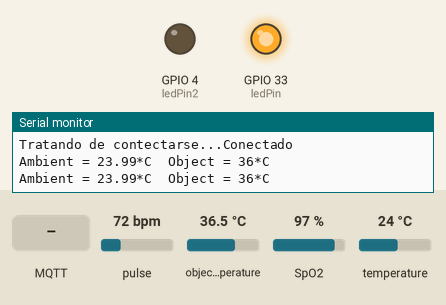
A sketch run on a simulated ESP32. On the bench: output pins drawn as LEDs (lit = HIGH), the last lines printed to the serial monitor. The inputs (shaded band) are chosen by the test bench; at power-on: pulse 72 bpm, object temperature 36.5 °C, SpO2 97 %, temperature 24 °C. WiFi joins after 1.5 s; servers stay silent unless stated; no MQTT or app messages arrive unless stated.

Above: at 9.7 s.
9.8 s: MQTT message "false" arrives on the first subscribed topic
At 10.4 s:
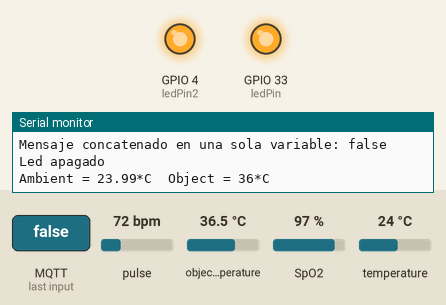
11.3 s: MQTT message "true" arrives on the first subscribed topic
At 12.7 s:
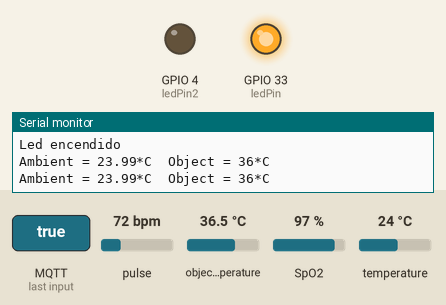
Timing chart, 0 to 14.3 s (numbered marks = the images above; inputs shaded):
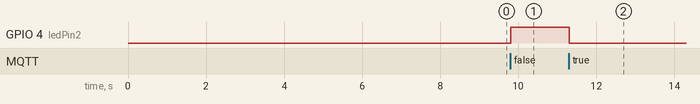

The sketch:

ESP32CAM-MAQTT-MLX90614-MAX30100-JSON.ino
```cpp
/*
 * Programa del Detector de Síntomas COVID
 *
 * Basado en:Optical SP02 Detection (SPK Algorithm) using the MAX30105 Breakout
 * By: Nathan Seidle @ SparkFun Electronics
 * Date: October 19th, 2016
 * https://github.com/sparkfun/MAX30105_Breakout
 *
 * Este programa realizara la lectura de los sensores MAX30100 y MLX90614
 * para medir los principales indicadores de síntomas de COVID, los cuales
 * son ritmo cardiaco, temperatura y oxigenación en la sangre. Se enviará
 * un JSON por MQTT con todas las variables. Este programa es para el micro
 * controlador ESP32CAM
 *
 * MAX30100     ESP32CAM
 * 5v-----------5V
 * GND----------GND
 * SDA----------14
 * SCL----------15
 *
 * MLX90614     ESP32CAM
 * 5v-----------5V
 * GND----------GND
 * SDA----------14
 * SCL----------15
 *
 */

//Bibliotecas
#include <WiFi.h>  // Biblioteca para el control de WiFi
#include <PubSubClient.h> //Biblioteca para conexion MQTT
#include <Wire.h> // Biblioteca para comunicación I2C
#include "MAX30105.h" // Biblioteca del sensor
#include "spo2_algorithm.h" // Biblioteca para interpretación de señales
#include <Adafruit_MLX90614.h> // Biblioteca para el sensor de temperatura infrarrojo

//Datos de WiFi
const char* ssid = "ZUYZOLL";  // Aquí debes poner el nombre de tu red
const char* password = "Salvador1324";  // Aquí debes poner la contraseña de tu red

//Datos del broker MQTT
const char* mqtt_server = "192.168.100.33"; // Si estas en una red local, coloca la IP asignada, en caso contrario, coloca la IP publica
IPAddress server(192,168,100,33);

// Objetos
WiFiClient espClient; // Este objeto maneja los datos de conexion WiFi
PubSubClient client(espClient); // Este objeto maneja los datos de conexion al broker
MAX30105 particleSensor; // Objeto para manejar el sensor MAX301000
Adafruit_MLX90614 mlx = Adafruit_MLX90614(); // Objeto para manejar el MLX90614

#define MAX_BRIGHTNESS 255 // Constante de brillo para el MAX30105

// Variables
int ledPin = 33;  // Para indicar el estatus de conexión
int ledPin2 = 4; // Para mostrar mensajes recibidos
long timeNow, timeLastMQTT, timeLastMax30100, timeLastMLX; // Variables de control de tiempo no bloqueante
int wait = 5000;  // Indica la espera cada 5 segundos para envío de mensajes MQTT
int waitMax30100 = 4000; // Espera para lectua del sensor MAX30100
int waitMLX = 500; // Espera para lectura del sensor MLX90614


#define MAX_BRIGHTNESS 255 // Constante de brillo para el MAX30105

// Bloque de constantes necesarias para el calculo del BPM y SPO2
#if defined(__AVR_ATmega328P__) || defined(__AVR_ATmega168__)
//Arduino Uno doesn't have enough SRAM to store 100 samples of IR led data and red led data in 32-bit format
//To solve this problem, 16-bit MSB of the sampled data will be truncated. Samples become 16-bit data.
uint16_t irBuffer[100]; //infrared LED sensor data
uint16_t redBuffer[100];  //red LED sensor data
#else
uint32_t irBuffer[100]; //infrared LED sensor data
uint32_t redBuffer[100];  //red LED sensor data
#endif

int32_t bufferLength; //data length
int32_t spo2; //SPO2 value
int8_t validSPO2; //indicator to show if the SPO2 calculation is valid
int32_t heartRate; //heart rate value
int8_t validHeartRate; //indicator to show if the heart rate calculation is valid

//byte pulseLED = 16; //Must be on PWM pin
//byte readLED = 2; //Blinks with each data

int tir;

// Inicialización del programa
void setup() {
  // Iniciar comunicación serial
  Serial.begin (115200);
  // Pines indicadores de conexion
  pinMode (ledPin, OUTPUT);
  pinMode (ledPin2, OUTPUT);
  digitalWrite (ledPin, HIGH);
  digitalWrite (ledPin2, LOW);

  //Pines Indicadores de funcionamiento del MAX30100
  //pinMode(pulseLED, OUTPUT);
  //pinMode(readLED, OUTPUT);

  Serial.println();
  Serial.println();
  Serial.print("Conectar a ");
  Serial.println(ssid);

  WiFi.begin(ssid, password); // Esta es la función que realiz la conexión a WiFi

  while (WiFi.status() != WL_CONNECTED) { // Este bucle espera a que se realice la conexión
    digitalWrite (ledPin, HIGH);
    delay(500); //dado que es de suma importancia esperar a la conexión, debe usarse espera bloqueante
    digitalWrite (ledPin, LOW);
    Serial.print(".");  // Indicador de progreso
    delay (5);
  }

  // Cuando se haya logrado la conexión, el programa avanzará, por lo tanto, puede informarse lo siguiente
  Serial.println();
  Serial.println("WiFi conectado");
  Serial.println("Direccion IP: ");
  Serial.println(WiFi.localIP());

  // Si se logro la conexión, encender led
  if (WiFi.status () > 0){
  digitalWrite (ledPin, HIGH);
  }

  delay (1000); // Esta espera es solo una formalidad antes de iniciar la comunicación con el broker

  // Conexión con el broker MQTT
  client.setServer(server, 1883); // Conectarse a la IP del broker en el puerto indicado
  client.setCallback(callback); // Activar función de CallBack, permite recibir mensajes MQTT y ejecutar funciones a partir de ellos
  delay(1500);  // Esta espera es preventiva, espera a la conexión para no perder información

  // Initialize sensor
  Wire.begin (14,15);
  if (!particleSensor.begin(Wire)) //Use default I2C port, 400kHz speed // , I2C_SPEED_FAST
  {
    Serial.println(F("MAX30105 was not found. Please check wiring/power."));
    while (1);
  }

  // Seccion que espera a que el paciente se coloque el sensor para realizar la lectura
  //Serial.println(F("Attach sensor to finger with rubber band. Press any key to start conversion"));
  //while (Serial.available() == 0) ; //wait until user presses a key
  //Serial.read();

  byte ledBrightness = 60; //Options: 0=Off to 255=50mA
  byte sampleAverage = 4; //Options: 1, 2, 4, 8, 16, 32
  byte ledMode = 2; //Options: 1 = Red only, 2 = Red + IR, 3 = Red + IR + Green
  byte sampleRate = 100; //Options: 50, 100, 200, 400, 800, 1000, 1600, 3200
  int pulseWidth = 411; //Options: 69, 118, 215, 411
  int adcRange = 4096; //Options: 2048, 4096, 8192, 16384

  particleSensor.setup(ledBrightness, sampleAverage, ledMode, sampleRate, pulseWidth, adcRange); //Configure sensor with these settings

  max30100First (); // Esta funcion realiza las primears 100 lecturas

  Serial.println("Adafruit MLX90614 test");


  if (!mlx.begin(0x5A, &Wire)) { //, I2C_SPEED_FAST
    Serial.println("Error connecting to MLX sensor. Check wiring.");
    while (1);
  };

  Serial.print("Emissivity = "); Serial.println(mlx.readEmissivity());
  Serial.println("================================================");
  delay (500);
  timeLastMQTT = millis (); // Inicia el control de tiempo de envio mqtt
  timeLastMax30100 = millis (); // Inicia el control de tiempo del sensor
  timeLastMLX = millis (); // Inicia el control de tiempo del sensor MLX90614


}// fin del void setup ()

// Cuerpo del programa, bucle principal
void loop() {
  //Verificar siempre que haya conexión al broker
  if (!client.connected()) {
    reconnect();  // En caso de que no haya conexión, ejecutar la función de reconexión, definida despues del void setup ()
  }// fin del if (!client.connected())
  client.loop(); // Esta función es muy importante, ejecuta de manera no bloqueante las funciones necesarias para la comunicación con el broker

  timeNow = millis(); // Control de tiempo para esperas no bloqueantes

  if (timeNow - timeLastMax30100 > waitMax30100) {
    timeLastMax30100 = timeNow;

    //Bloque de programacion de lectura del sensor
    //dumping the first 25 sets of samples in the memory and shift the last 75 sets of samples to the top
    for (byte i = 25; i < 100; i++)
    {
      redBuffer[i - 25] = redBuffer[i];
      irBuffer[i - 25] = irBuffer[i];
    }

    //take 25 sets of samples before calculating the heart rate.
    for (byte i = 75; i < 100; i++)
    {
      while (particleSensor.available() == false) //do we have new data?
        particleSensor.check(); //Check the sensor for new data

      //digitalWrite(readLED, !digitalRead(readLED)); //Blink onboard LED with every data read

      redBuffer[i] = particleSensor.getRed();
      irBuffer[i] = particleSensor.getIR();
      particleSensor.nextSample(); //We're finished with this sample so move to next sample

      //send samples and calculation result to terminal program through UART

      //Serial.print(F("HR="));
      //Serial.print(heartRate, DEC);

      //Serial.print(F(", HRvalid="));
      //Serial.print(validHeartRate, DEC);

      //Serial.print(F(", SPO2="));
      //Serial.print(spo2, DEC);

      //Serial.print(F(", SPO2Valid="));
      //Serial.println(validSPO2, DEC);
    }

    //After gathering 25 new samples recalculate HR and SP02
    maxim_heart_rate_and_oxygen_saturation(irBuffer, bufferLength, redBuffer, &spo2, &validSPO2, &heartRate, &validHeartRate);

  }

  if (timeNow - timeLastMLX > waitMLX) {
    timeLastMLX = timeNow; // Actualización de seguimiento de tiempo

    tir = mlx.readObjectTempC();
    Serial.print("Ambient = "); Serial.print(mlx.readAmbientTempC());
    Serial.print("*C\tObject = "); Serial.print(tir); Serial.println("*C");
  }

  if (timeNow - timeLastMQTT > wait) { // Manda un mensaje por MQTT cada cinco segundos
    timeLastMQTT = timeNow; // Actualización de seguimiento de tiempo

    //Se construye el string correspondiente al JSON que contiene 3 variables
    String json = "{\"hr\":" + String (heartRate) + ",\"hrv\":" + String (validHeartRate) + ",\"spo2\":" + String (spo2) + ",\"spo2v\":"+ String (validSPO2) + ",\"tir\":"+ String(tir) + "}";
    Serial.println(json); // Se imprime en monitor solo para poder visualizar que el string esta correctamente creado
    int str_len = json.length() + 1;//Se calcula la longitud del string
    char char_array[str_len];//Se crea un arreglo de caracteres de dicha longitud
    json.toCharArray(char_array, str_len);//Se convierte el string a char array
    client.publish("codigoIoT/detectorSintomas/flow", char_array); // Esta es la función que envía los datos por MQTT, especifica el tema y el valor
  }// fin del if (timeNow - timeLast > wait)
}// fin del void loop ()

// Funciones de usuario

// Esta función permite tomar acciones en caso de que se reciba un mensaje correspondiente a un tema al cual se hará una suscripción
void callback(char* topic, byte* message, unsigned int length) {

  // Indicar por serial que llegó un mensaje
  Serial.print("Llegó un mensaje en el tema: ");
  Serial.print(topic);

  // Concatenar los mensajes recibidos para conformarlos como una varialbe String
  String messageTemp; // Se declara la variable en la cual se generará el mensaje completo
  for (int i = 0; i < length; i++) {  // Se imprime y concatena el mensaje
    Serial.print((char)message[i]);
    messageTemp += (char)message[i];
  }

  // Se comprueba que el mensaje se haya concatenado correctamente
  Serial.println();
  Serial.print ("Mensaje concatenado en una sola variable: ");
  Serial.println (messageTemp);

  // En esta parte puedes agregar las funciones que requieras para actuar segun lo necesites al recibir un mensaje MQTT

  // Ejemplo, en caso de recibir el mensaje true - false, se cambiará el estado del led soldado en la placa.
  // El NodeMCU está suscrito al tema codigoIoT/detectorSintomas/esp
  if (String(topic) == "codigoIoT/detectorSintomas/esp") {  // En caso de recibirse mensaje en el tema codigoIoT/detectorSintomas/esp
    if(messageTemp == "true"){
      Serial.println("Led encendido");
      digitalWrite(ledPin2, LOW);
    }// fin del if (String(topic) == "codigoIoT/detectorSintomas/esp")
    else if(messageTemp == "false"){
      Serial.println("Led apagado");
      digitalWrite(ledPin2, HIGH);
    }// fin del else if(messageTemp == "false")
  }// fin del if (String(topic) == "codigoIoT/detectorSintomas/esp")
}// fin del void callback

// Función para reconectarse
void reconnect() {
  // Bucle hasta lograr conexión
  while (!client.connected()) { // Pregunta si hay conexión
    Serial.print("Tratando de contectarse...");
    // Intentar reconexión
    if (client.connect("ESP32Client")) { //Pregunta por el resultado del intento de conexión
      Serial.println("Conectado");
      client.subscribe("codigoIoT/detectorSintomas/esp"); // Esta función realiza la suscripción al tema
    }// fin del  if (client.connect("ESP32Client"))
    else {  //en caso de que la conexión no se logre
      Serial.print("Conexion fallida, Error rc=");
      Serial.print(client.state()); // Muestra el codigo de error
      Serial.println(" Volviendo a intentar en 5 segundos");
      // Espera de 5 segundos bloqueante
      delay(5000);
      Serial.println (client.connected ()); // Muestra estatus de conexión
    }// fin del else
  }// fin del bucle while (!client.connected())
}// fin de void reconnect(

// Funcion de primeras 100 lecturas
void max30100First () {
  bufferLength = 100; //buffer length of 100 stores 4 seconds of samples running at 25sps

  //read the first 100 samples, and determine the signal range
  for (byte i = 0 ; i < bufferLength ; i++)
  {
    while (particleSensor.available() == false) //do we have new data?
      particleSensor.check(); //Check the sensor for new data

    redBuffer[i] = particleSensor.getRed();
    irBuffer[i] = particleSensor.getIR();
    particleSensor.nextSample(); //We're finished with this sample so move to next sample

    Serial.print(F("red="));
    Serial.print(redBuffer[i], DEC);
    Serial.print(F(", ir="));
    Serial.println(irBuffer[i], DEC);
  }

  //calculate heart rate and SpO2 after first 100 samples (first 4 seconds of samples)
  maxim_heart_rate_and_oxygen_saturation(irBuffer, bufferLength, redBuffer, &spo2, &validSPO2, &heartRate, &validHeartRate);
}
```

Measured:
- after the input at 9.8 s, GPIO 4 (ledPin2): LOW → HIGH at once
- after the input at 11.3 s, GPIO 4 (ledPin2): HIGH → LOW at once
